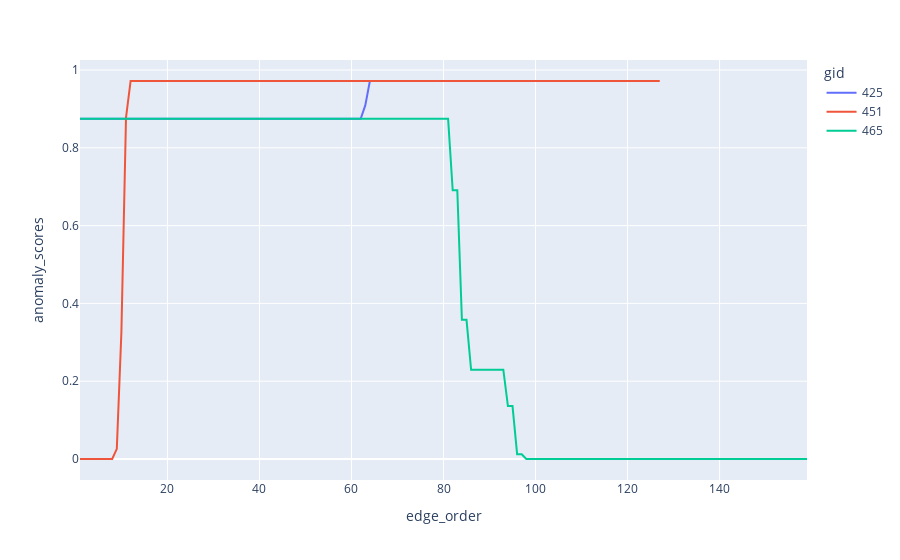

The notebook cell saved with this chart:
### Code cell
# 465, 451
px.line(df[df.gid.isin([465, 451, 425])], x='edge_order', y='anomaly_scores', color='gid')
